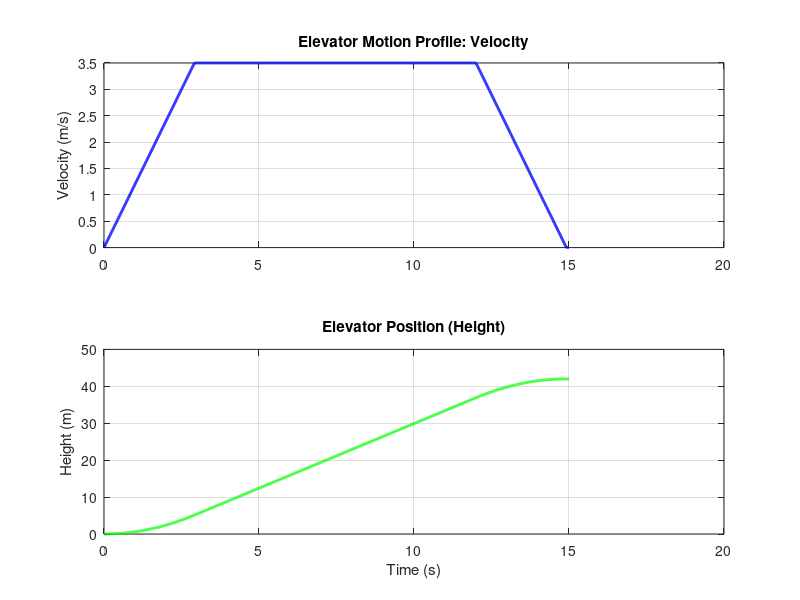

The MATLAB script that drew this image:
clear; clc; close all;

%Variables
t = 0:0.01:15;     
a_max = 1.2;      
v_cruise = 3.5;     
t1 = v_cruise / a_max; 
t2 = 12;           
t3 = 12 + t1;      

%velocity 
v = (t < t1) .* (a_max * t) + ...                  
    (t >= t1 & t < t2) .* (v_cruise) + ...         
    (t >= t2 & t < t3) .* (v_cruise - a_max*(t-t2)) + ... 
    (t >= t3) .* 0;                                 

y = cumsum(v * 0.01); 

accel = diff(v) ./ 0.01;
jerk = diff(accel) ./ 0.01;
t_jerk = t(1:end-2);


figure('Name', 'Elevator Motion Profile');

subplot(2, 1, 1);
plot(t, v, 'b', 'LineWidth', 2);
grid on;
ylabel('Velocity (m/s)');
title('Elevator Motion Profile: Velocity');

subplot(2, 1, 2);
plot(t, y, 'g', 'LineWidth', 2);
grid on;
xlabel('Time (s)');
ylabel('Height (m)');
title('Elevator Position (Height)');
%display result
fprintf('Total Height Traveled: %.2f meters\n', y(end));
fprintf('Cruise Phase Duration: %.2f seconds\n', t2 - t1);
